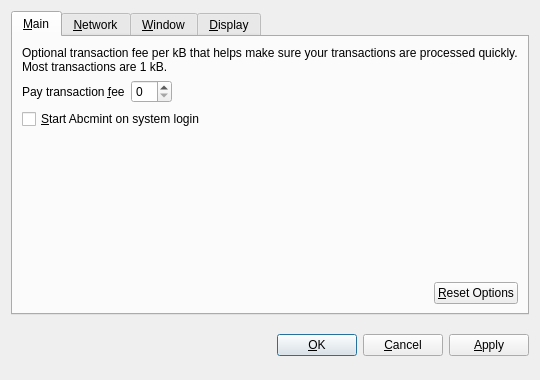
<?xml version="1.0" encoding="UTF-8"?>
<ui version="4.0">
 <class>OptionsDialog</class>
 <widget class="QDialog" name="OptionsDialog">
  <property name="geometry">
   <rect>
    <x>0</x>
    <y>0</y>
    <width>540</width>
    <height>380</height>
   </rect>
  </property>
  <property name="windowTitle">
   <string>Options</string>
  </property>
  <property name="modal">
   <bool>true</bool>
  </property>
  <layout class="QVBoxLayout" name="verticalLayout">
   <item>
    <widget class="QTabWidget" name="tabWidget">
     <property name="tabPosition">
      <enum>QTabWidget::North</enum>
     </property>
     <property name="currentIndex">
      <number>0</number>
     </property>
     <widget class="QWidget" name="tabMain">
      <attribute name="title">
       <string>&amp;Main</string>
      </attribute>
      <layout class="QVBoxLayout" name="verticalLayout_Main">
       <item>
        <widget class="QLabel" name="transactionFeeInfoLabel">
         <property name="text">
          <string>Optional transaction fee per kB that helps make sure your transactions are processed quickly. Most transactions are 1 kB.</string>
         </property>
         <property name="textFormat">
          <enum>Qt::PlainText</enum>
         </property>
         <property name="wordWrap">
          <bool>true</bool>
         </property>
        </widget>
       </item>
       <item>
        <layout class="QHBoxLayout" name="horizontalLayout_1_Main">
         <item>
          <widget class="QLabel" name="transactionFeeLabel">
           <property name="text">
            <string>Pay transaction &amp;fee</string>
           </property>
           <property name="textFormat">
            <enum>Qt::PlainText</enum>
           </property>
           <property name="buddy">
            <cstring>transactionFee</cstring>
           </property>
          </widget>
         </item>
         <item>
          <widget class="AbcmintAmountField" name="transactionFee"/>
         </item>
         <item>
          <spacer name="horizontalSpacer_1_Main">
           <property name="orientation">
            <enum>Qt::Horizontal</enum>
           </property>
           <property name="sizeHint" stdset="0">
            <size>
             <width>40</width>
             <height>20</height>
            </size>
           </property>
          </spacer>
         </item>
        </layout>
       </item>
       <item>
        <widget class="QCheckBox" name="abcmintAtStartup">
         <property name="toolTip">
          <string>Automatically start Abcmint after logging in to the system.</string>
         </property>
         <property name="text">
          <string>&amp;Start Abcmint on system login</string>
         </property>
        </widget>
       </item>
       <item>
        <spacer name="verticalSpacer_Main">
         <property name="orientation">
          <enum>Qt::Vertical</enum>
         </property>
         <property name="sizeHint" stdset="0">
          <size>
           <width>20</width>
           <height>40</height>
          </size>
         </property>
        </spacer>
       </item>
       <item>
        <layout class="QHBoxLayout" name="horizontalLayout_2_Main">
         <item>
          <spacer name="horizontalSpacer_2_Main">
           <property name="orientation">
            <enum>Qt::Horizontal</enum>
           </property>
           <property name="sizeHint" stdset="0">
            <size>
             <width>40</width>
             <height>20</height>
            </size>
           </property>
          </spacer>
         </item>
         <item>
          <widget class="QPushButton" name="resetButton">
           <property name="toolTip">
            <string>Reset all client options to default.</string>
           </property>
           <property name="text">
            <string>&amp;Reset Options</string>
           </property>
           <property name="autoDefault">
            <bool>false</bool>
           </property>
          </widget>
         </item>
        </layout>
       </item>
      </layout>
     </widget>
     <widget class="QWidget" name="tabNetwork">
      <attribute name="title">
       <string>&amp;Network</string>
      </attribute>
      <layout class="QVBoxLayout" name="verticalLayout_Network">
       <item>
        <widget class="QCheckBox" name="mapPortUpnp">
         <property name="toolTip">
          <string>Automatically open the Abcmint client port on the router. This only works when your router supports UPnP and it is enabled.</string>
         </property>
         <property name="text">
          <string>Map port using &amp;UPnP</string>
         </property>
        </widget>
       </item>
       <item>
        <widget class="QCheckBox" name="connectSocks">
         <property name="toolTip">
          <string>Connect to the Abcmint network through a SOCKS proxy (e.g. when connecting through Tor).</string>
         </property>
         <property name="text">
          <string>&amp;Connect through SOCKS proxy:</string>
         </property>
        </widget>
       </item>
       <item>
        <layout class="QHBoxLayout" name="horizontalLayout_Network">
         <item>
          <widget class="QLabel" name="proxyIpLabel">
           <property name="text">
            <string>Proxy &amp;IP:</string>
           </property>
           <property name="textFormat">
            <enum>Qt::PlainText</enum>
           </property>
           <property name="buddy">
            <cstring>proxyIp</cstring>
           </property>
          </widget>
         </item>
         <item>
          <widget class="QValidatedLineEdit" name="proxyIp">
           <property name="maximumSize">
            <size>
             <width>140</width>
             <height>16777215</height>
            </size>
           </property>
           <property name="toolTip">
            <string>IP address of the proxy (e.g. 127.0.0.1)</string>
           </property>
          </widget>
         </item>
         <item>
          <widget class="QLabel" name="proxyPortLabel">
           <property name="text">
            <string>&amp;Port:</string>
           </property>
           <property name="textFormat">
            <enum>Qt::PlainText</enum>
           </property>
           <property name="buddy">
            <cstring>proxyPort</cstring>
           </property>
          </widget>
         </item>
         <item>
          <widget class="QLineEdit" name="proxyPort">
           <property name="maximumSize">
            <size>
             <width>55</width>
             <height>16777215</height>
            </size>
           </property>
           <property name="toolTip">
            <string>Port of the proxy (e.g. 9050)</string>
           </property>
          </widget>
         </item>
         <item>
          <widget class="QLabel" name="socksVersionLabel">
           <property name="text">
            <string>SOCKS &amp;Version:</string>
           </property>
           <property name="textFormat">
            <enum>Qt::PlainText</enum>
           </property>
           <property name="buddy">
            <cstring>socksVersion</cstring>
           </property>
          </widget>
         </item>
         <item>
          <widget class="QValueComboBox" name="socksVersion">
           <property name="toolTip">
            <string>SOCKS version of the proxy (e.g. 5)</string>
           </property>
          </widget>
         </item>
         <item>
          <spacer name="horizontalSpacer_Network">
           <property name="orientation">
            <enum>Qt::Horizontal</enum>
           </property>
           <property name="sizeHint" stdset="0">
            <size>
             <width>40</width>
             <height>20</height>
            </size>
           </property>
          </spacer>
         </item>
        </layout>
       </item>
       <item>
        <spacer name="verticalSpacer_Network">
         <property name="orientation">
          <enum>Qt::Vertical</enum>
         </property>
         <property name="sizeHint" stdset="0">
          <size>
           <width>20</width>
           <height>40</height>
          </size>
         </property>
        </spacer>
       </item>
      </layout>
     </widget>
     <widget class="QWidget" name="tabWindow">
      <attribute name="title">
       <string>&amp;Window</string>
      </attribute>
      <layout class="QVBoxLayout" name="verticalLayout_Window">
       <item>
        <widget class="QCheckBox" name="minimizeToTray">
         <property name="toolTip">
          <string>Show only a tray icon after minimizing the window.</string>
         </property>
         <property name="text">
          <string>&amp;Minimize to the tray instead of the taskbar</string>
         </property>
        </widget>
       </item>
       <item>
        <widget class="QCheckBox" name="minimizeOnClose">
         <property name="toolTip">
          <string>Minimize instead of exit the application when the window is closed. When this option is enabled, the application will be closed only after selecting Quit in the menu.</string>
         </property>
         <property name="text">
          <string>M&amp;inimize on close</string>
         </property>
        </widget>
       </item>
       <item>
        <spacer name="verticalSpacer_Window">
         <property name="orientation">
          <enum>Qt::Vertical</enum>
         </property>
         <property name="sizeHint" stdset="0">
          <size>
           <width>20</width>
           <height>40</height>
          </size>
         </property>
        </spacer>
       </item>
      </layout>
     </widget>
     <widget class="QWidget" name="tabDisplay">
      <attribute name="title">
       <string>&amp;Display</string>
      </attribute>
      <layout class="QVBoxLayout" name="verticalLayout_Display">
       <item>
        <layout class="QHBoxLayout" name="horizontalLayout_1_Display">
         <item>
          <widget class="QLabel" name="langLabel">
           <property name="text">
            <string>User Interface &amp;language:</string>
           </property>
           <property name="textFormat">
            <enum>Qt::PlainText</enum>
           </property>
           <property name="buddy">
            <cstring>lang</cstring>
           </property>
          </widget>
         </item>
         <item>
          <widget class="QValueComboBox" name="lang">
           <property name="toolTip">
            <string>The user interface language can be set here. This setting will take effect after restarting Abcmint.</string>
           </property>
          </widget>
         </item>
        </layout>
       </item>
       <item>
        <layout class="QHBoxLayout" name="horizontalLayout_2_Display">
         <item>
          <widget class="QLabel" name="unitLabel">
           <property name="text">
            <string>&amp;Unit to show amounts in:</string>
           </property>
           <property name="textFormat">
            <enum>Qt::PlainText</enum>
           </property>
           <property name="buddy">
            <cstring>unit</cstring>
           </property>
          </widget>
         </item>
         <item>
          <widget class="QValueComboBox" name="unit">
           <property name="toolTip">
            <string>Choose the default subdivision unit to show in the interface and when sending coins.</string>
           </property>
          </widget>
         </item>
        </layout>
       </item>
       <item>
        <widget class="QCheckBox" name="displayAddresses">
         <property name="toolTip">
          <string>Whether to show Abcmint addresses in the transaction list or not.</string>
         </property>
         <property name="text">
          <string>&amp;Display addresses in transaction list</string>
         </property>
        </widget>
       </item>
       <item>
        <spacer name="verticalSpacer_Display">
         <property name="orientation">
          <enum>Qt::Vertical</enum>
         </property>
         <property name="sizeHint" stdset="0">
          <size>
           <width>20</width>
           <height>40</height>
          </size>
         </property>
        </spacer>
       </item>
      </layout>
     </widget>
    </widget>
   </item>
   <item>
    <layout class="QHBoxLayout" name="horizontalLayout_Buttons">
     <item>
      <spacer name="horizontalSpacer_1">
       <property name="orientation">
        <enum>Qt::Horizontal</enum>
       </property>
       <property name="sizeHint" stdset="0">
        <size>
         <width>40</width>
         <height>48</height>
        </size>
       </property>
      </spacer>
     </item>
     <item>
      <widget class="QLabel" name="statusLabel">
       <property name="font">
        <font>
         <weight>75</weight>
         <bold>true</bold>
        </font>
       </property>
       <property name="text">
        <string/>
       </property>
       <property name="textFormat">
        <enum>Qt::PlainText</enum>
       </property>
       <property name="wordWrap">
        <bool>true</bool>
       </property>
      </widget>
     </item>
     <item>
      <spacer name="horizontalSpacer_2">
       <property name="orientation">
        <enum>Qt::Horizontal</enum>
       </property>
       <property name="sizeHint" stdset="0">
        <size>
         <width>40</width>
         <height>48</height>
        </size>
       </property>
      </spacer>
     </item>
     <item>
      <widget class="QPushButton" name="okButton">
       <property name="text">
        <string>&amp;OK</string>
       </property>
      </widget>
     </item>
     <item>
      <widget class="QPushButton" name="cancelButton">
       <property name="text">
        <string>&amp;Cancel</string>
       </property>
       <property name="autoDefault">
        <bool>false</bool>
       </property>
      </widget>
     </item>
     <item>
      <widget class="QPushButton" name="applyButton">
       <property name="text">
        <string>&amp;Apply</string>
       </property>
       <property name="autoDefault">
        <bool>false</bool>
       </property>
      </widget>
     </item>
    </layout>
   </item>
  </layout>
 </widget>
 <customwidgets>
  <customwidget>
   <class>AbcmintAmountField</class>
   <extends>QSpinBox</extends>
   <header>raqcoinamountfield.h</header>
  </customwidget>
  <customwidget>
   <class>QValueComboBox</class>
   <extends>QComboBox</extends>
   <header>qvaluecombobox.h</header>
  </customwidget>
  <customwidget>
   <class>QValidatedLineEdit</class>
   <extends>QLineEdit</extends>
   <header>qvalidatedlineedit.h</header>
  </customwidget>
 </customwidgets>
 <resources/>
 <connections/>
</ui>
